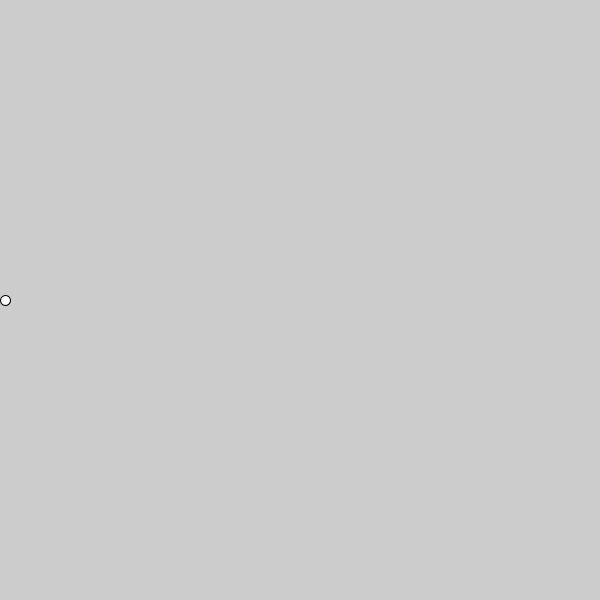
Frame 1 (no input)
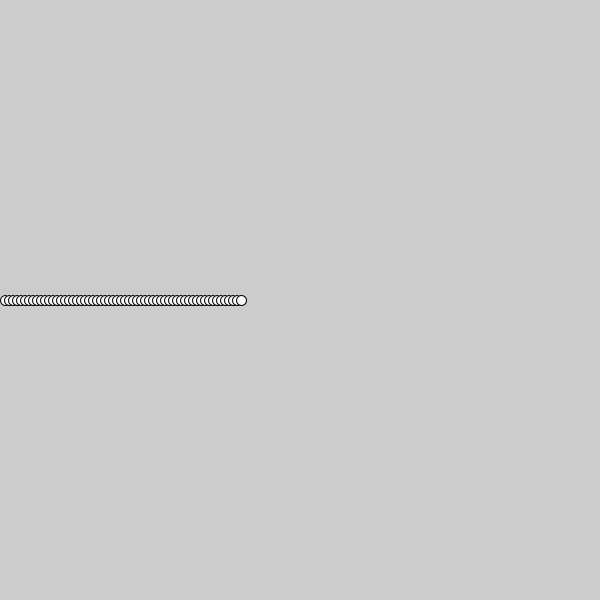
Frame 60 (the mouse pressed at the canvas centre just before this capture)
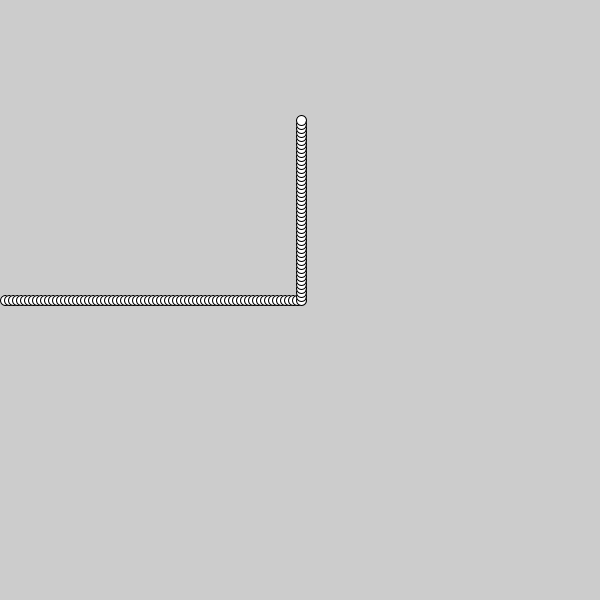
Frame 120 (the mouse held since frame 60 and released just before this capture)

The Processing sketch that drew these frames (run headless with seeded random() and noise(); from frame 60 on, the mouse is pressed at the canvas centre):

// Processing sketch: processing_184460
// ── processing_184460.pde

float px = 1;
float py = 300;

void setup() {

  size(600, 600);
} 

void draw() {
  if (px<width/2) {
    px = px + 4;
  }
  else{
    py=py - 4;
  }



ellipse (px, py, 10, 10);
}
